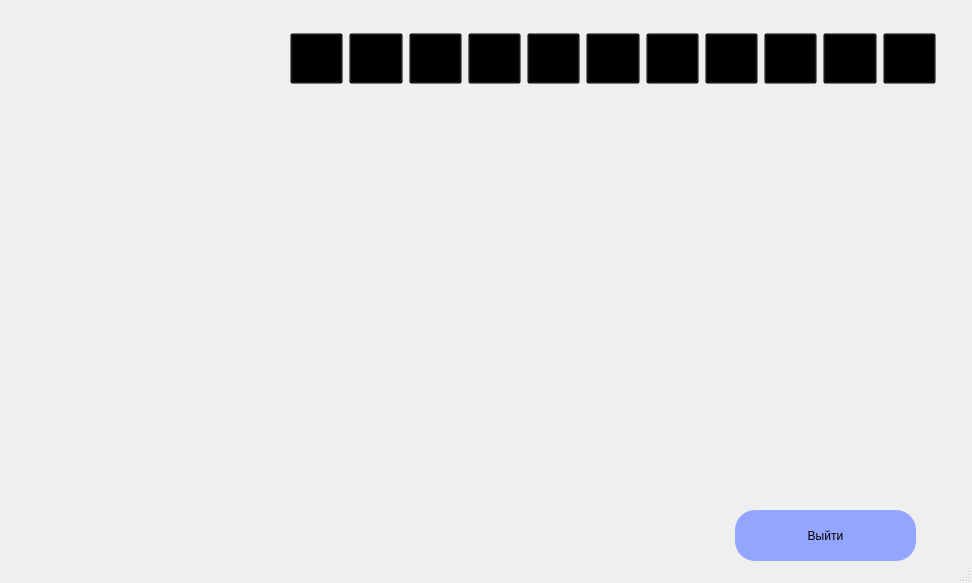
<?xml version="1.0" encoding="UTF-8"?>
<ui version="4.0">
 <class>MainWindow</class>
 <widget class="QMainWindow" name="MainWindow">
  <property name="geometry">
   <rect>
    <x>0</x>
    <y>0</y>
    <width>972</width>
    <height>583</height>
   </rect>
  </property>
  <property name="windowTitle">
   <string>Аналитика</string>
  </property>
  <property name="windowIcon">
   <iconset>
    <normaloff>../crm/res/nglogo.png</normaloff>../crm/res/nglogo.png</iconset>
  </property>
  <property name="styleSheet">
   <string notr="true">background-image: url(res/gradient.png);</string>
  </property>
  <widget class="QWidget" name="centralwidget">
   <widget class="QWidget" name="widget" native="true">
    <property name="geometry">
     <rect>
      <x>280</x>
      <y>20</y>
      <width>671</width>
      <height>71</height>
     </rect>
    </property>
    <property name="styleSheet">
     <string notr="true">
 background: transparent !important;</string>
    </property>
    <widget class="QWidget" name="layoutWidget">
     <property name="geometry">
      <rect>
       <x>10</x>
       <y>10</y>
       <width>646</width>
       <height>57</height>
      </rect>
     </property>
     <layout class="QHBoxLayout" name="horizontalLayout_2">
      <item>
       <widget class="QPushButton" name="home">
        <property name="minimumSize">
         <size>
          <width>51</width>
          <height>51</height>
         </size>
        </property>
        <property name="styleSheet">
         <string notr="true">
 background: transparent !important;</string>
        </property>
        <property name="text">
         <string/>
        </property>
        <property name="icon">
         <iconset>
          <normaloff>res/house.png</normaloff>res/house.png</iconset>
        </property>
        <property name="iconSize">
         <size>
          <width>51</width>
          <height>51</height>
         </size>
        </property>
       </widget>
      </item>
      <item>
       <widget class="QPushButton" name="deal">
        <property name="minimumSize">
         <size>
          <width>51</width>
          <height>51</height>
         </size>
        </property>
        <property name="styleSheet">
         <string notr="true">
 background: transparent !important;</string>
        </property>
        <property name="text">
         <string/>
        </property>
        <property name="icon">
         <iconset>
          <normaloff>res/deal.png</normaloff>res/deal.png</iconset>
        </property>
        <property name="iconSize">
         <size>
          <width>51</width>
          <height>51</height>
         </size>
        </property>
       </widget>
      </item>
      <item>
       <widget class="QPushButton" name="date">
        <property name="minimumSize">
         <size>
          <width>51</width>
          <height>51</height>
         </size>
        </property>
        <property name="styleSheet">
         <string notr="true">
 background: transparent !important;</string>
        </property>
        <property name="text">
         <string/>
        </property>
        <property name="icon">
         <iconset>
          <normaloff>res/calendar.png</normaloff>res/calendar.png</iconset>
        </property>
        <property name="iconSize">
         <size>
          <width>51</width>
          <height>51</height>
         </size>
        </property>
       </widget>
      </item>
      <item>
       <widget class="QPushButton" name="task">
        <property name="minimumSize">
         <size>
          <width>51</width>
          <height>51</height>
         </size>
        </property>
        <property name="styleSheet">
         <string notr="true">
 background: transparent !important;</string>
        </property>
        <property name="text">
         <string/>
        </property>
        <property name="icon">
         <iconset>
          <normaloff>res/task.png</normaloff>res/task.png</iconset>
        </property>
        <property name="iconSize">
         <size>
          <width>51</width>
          <height>51</height>
         </size>
        </property>
       </widget>
      </item>
      <item>
       <widget class="QPushButton" name="client">
        <property name="minimumSize">
         <size>
          <width>51</width>
          <height>51</height>
         </size>
        </property>
        <property name="contextMenuPolicy">
         <enum>Qt::NoContextMenu</enum>
        </property>
        <property name="styleSheet">
         <string notr="true">
 background: transparent !important;</string>
        </property>
        <property name="text">
         <string/>
        </property>
        <property name="icon">
         <iconset>
          <normaloff>res/client.png</normaloff>res/client.png</iconset>
        </property>
        <property name="iconSize">
         <size>
          <width>51</width>
          <height>51</height>
         </size>
        </property>
       </widget>
      </item>
      <item>
       <widget class="QPushButton" name="empl">
        <property name="minimumSize">
         <size>
          <width>51</width>
          <height>51</height>
         </size>
        </property>
        <property name="styleSheet">
         <string notr="true">
 background: transparent !important;</string>
        </property>
        <property name="text">
         <string/>
        </property>
        <property name="icon">
         <iconset>
          <normaloff>res/emp.png</normaloff>res/emp.png</iconset>
        </property>
        <property name="iconSize">
         <size>
          <width>51</width>
          <height>51</height>
         </size>
        </property>
       </widget>
      </item>
      <item>
       <widget class="QPushButton" name="chat">
        <property name="minimumSize">
         <size>
          <width>51</width>
          <height>51</height>
         </size>
        </property>
        <property name="styleSheet">
         <string notr="true">
 background: transparent !important;</string>
        </property>
        <property name="text">
         <string/>
        </property>
        <property name="icon">
         <iconset>
          <normaloff>res/chat.png</normaloff>res/chat.png</iconset>
        </property>
        <property name="iconSize">
         <size>
          <width>51</width>
          <height>51</height>
         </size>
        </property>
       </widget>
      </item>
      <item>
       <widget class="QPushButton" name="ana">
        <property name="minimumSize">
         <size>
          <width>51</width>
          <height>51</height>
         </size>
        </property>
        <property name="styleSheet">
         <string notr="true">
 background: transparent !important;</string>
        </property>
        <property name="text">
         <string/>
        </property>
        <property name="icon">
         <iconset>
          <normaloff>res/an.png</normaloff>res/an.png</iconset>
        </property>
        <property name="iconSize">
         <size>
          <width>51</width>
          <height>51</height>
         </size>
        </property>
       </widget>
      </item>
      <item>
       <widget class="QPushButton" name="sett">
        <property name="minimumSize">
         <size>
          <width>51</width>
          <height>51</height>
         </size>
        </property>
        <property name="styleSheet">
         <string notr="true">
 background: transparent !important;</string>
        </property>
        <property name="text">
         <string/>
        </property>
        <property name="icon">
         <iconset>
          <normaloff>res/set.png</normaloff>res/set.png</iconset>
        </property>
        <property name="iconSize">
         <size>
          <width>51</width>
          <height>51</height>
         </size>
        </property>
       </widget>
      </item>
      <item>
       <widget class="QPushButton" name="notification">
        <property name="minimumSize">
         <size>
          <width>51</width>
          <height>51</height>
         </size>
        </property>
        <property name="styleSheet">
         <string notr="true">
 background: transparent !important;</string>
        </property>
        <property name="text">
         <string/>
        </property>
        <property name="icon">
         <iconset>
          <normaloff>res/uved.png</normaloff>res/uved.png</iconset>
        </property>
        <property name="iconSize">
         <size>
          <width>51</width>
          <height>51</height>
         </size>
        </property>
       </widget>
      </item>
      <item>
       <widget class="QPushButton" name="help">
        <property name="minimumSize">
         <size>
          <width>51</width>
          <height>51</height>
         </size>
        </property>
        <property name="styleSheet">
         <string notr="true">
 background: transparent !important;</string>
        </property>
        <property name="text">
         <string/>
        </property>
        <property name="icon">
         <iconset>
          <normaloff>res/que.png</normaloff>res/que.png</iconset>
        </property>
        <property name="iconSize">
         <size>
          <width>51</width>
          <height>51</height>
         </size>
        </property>
       </widget>
      </item>
     </layout>
    </widget>
   </widget>
   <widget class="QLabel" name="label">
    <property name="geometry">
     <rect>
      <x>10</x>
      <y>20</y>
      <width>261</width>
      <height>81</height>
     </rect>
    </property>
    <property name="styleSheet">
     <string notr="true"/>
    </property>
    <property name="text">
     <string/>
    </property>
    <property name="pixmap">
     <pixmap>res/ngname.png</pixmap>
    </property>
   </widget>
   <widget class="QWidget" name="widget_5" native="true">
    <property name="geometry">
     <rect>
      <x>700</x>
      <y>440</y>
      <width>241</width>
      <height>131</height>
     </rect>
    </property>
    <property name="styleSheet">
     <string notr="true">    background: transparent !important;</string>
    </property>
    <widget class="QWidget" name="layoutWidget_2">
     <property name="geometry">
      <rect>
       <x>10</x>
       <y>10</y>
       <width>231</width>
       <height>111</height>
      </rect>
     </property>
     <layout class="QVBoxLayout" name="verticalLayout_2">
      <item>
       <widget class="QLabel" name="profil">
        <property name="styleSheet">
         <string notr="true">background: transparent !important;
font: 500 12pt &quot;Segoe UI&quot;;
</string>
        </property>
        <property name="text">
         <string>&lt;html&gt;&lt;head/&gt;&lt;body&gt;&lt;p align=&quot;center&quot;&gt;&lt;br/&gt;&lt;/p&gt;&lt;/body&gt;&lt;/html&gt;</string>
        </property>
       </widget>
      </item>
      <item alignment="Qt::AlignHCenter">
       <widget class="QPushButton" name="pushButton_2">
        <property name="minimumSize">
         <size>
          <width>181</width>
          <height>51</height>
         </size>
        </property>
        <property name="maximumSize">
         <size>
          <width>181</width>
          <height>51</height>
         </size>
        </property>
        <property name="styleSheet">
         <string notr="true">QPushButton{
font: 625 14pt &quot;Segoe UI&quot;;
background: #94a5ff;
border-radius: 20px;   
                  /* &lt;----  20px  */ 
}

QPushButton:hover {
	background:#E1E5FF;
}

QPushButton:pressed {
	background: #717ec3;
}</string>
        </property>
        <property name="text">
         <string>Выйти</string>
        </property>
       </widget>
      </item>
     </layout>
    </widget>
   </widget>
  </widget>
  <widget class="QStatusBar" name="statusbar"/>
 </widget>
 <resources>
  <include location="ress.qrc"/>
  <include location="ress.qrc"/>
 </resources>
 <connections/>
</ui>
